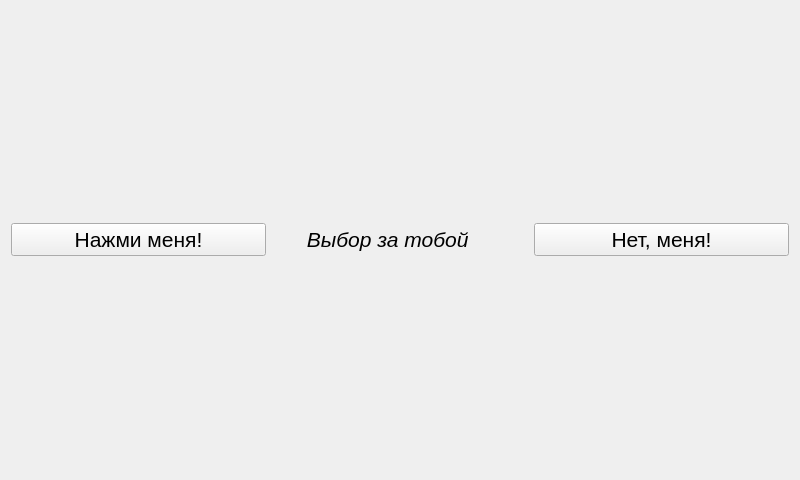
<?xml version="1.0" encoding="UTF-8"?>
<ui version="4.0">
 <class>MainWindow</class>
 <widget class="QMainWindow" name="MainWindow">
  <property name="geometry">
   <rect>
    <x>0</x>
    <y>0</y>
    <width>800</width>
    <height>480</height>
   </rect>
  </property>
  <property name="windowTitle">
   <string>MainWindow</string>
  </property>
  <widget class="QWidget" name="centralWidget">
   <layout class="QGridLayout" name="gridLayout">
    <item row="0" column="0">
     <widget class="QPushButton" name="pushButton">
      <property name="font">
       <font>
        <pointsize>16</pointsize>
       </font>
      </property>
      <property name="text">
       <string>Нажми меня!</string>
      </property>
     </widget>
    </item>
    <item row="0" column="2">
     <widget class="QPushButton" name="pushButton_2">
      <property name="font">
       <font>
        <pointsize>16</pointsize>
       </font>
      </property>
      <property name="text">
       <string>Нет, меня!</string>
      </property>
     </widget>
    </item>
    <item row="0" column="1">
     <widget class="QLabel" name="label">
      <property name="font">
       <font>
        <pointsize>16</pointsize>
        <italic>true</italic>
       </font>
      </property>
      <property name="text">
       <string>      Выбор за тобой</string>
      </property>
     </widget>
    </item>
   </layout>
  </widget>
 </widget>
 <layoutdefault spacing="6" margin="11"/>
 <resources/>
 <connections/>
</ui>
